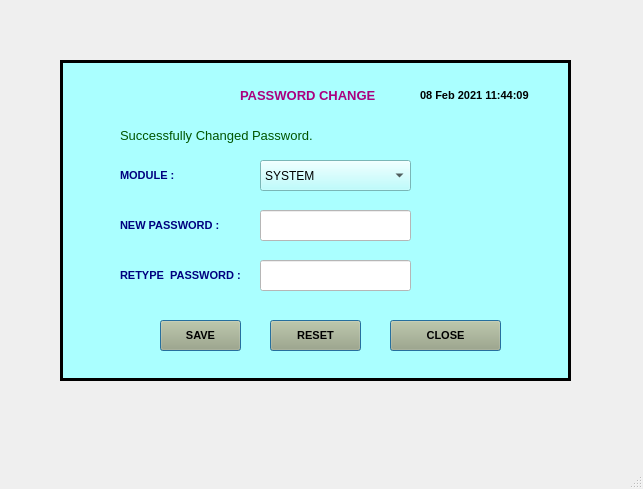
<?xml version="1.0" encoding="UTF-8"?>
<ui version="4.0">
 <class>MainWindow</class>
 <widget class="QMainWindow" name="MainWindow">
  <property name="geometry">
   <rect>
    <x>0</x>
    <y>0</y>
    <width>643</width>
    <height>489</height>
   </rect>
  </property>
  <property name="windowTitle">
   <string>MainWindow</string>
  </property>
  <widget class="QWidget" name="centralwidget">
   <widget class="QFrame" name="frame">
    <property name="geometry">
     <rect>
      <x>60</x>
      <y>60</y>
      <width>511</width>
      <height>321</height>
     </rect>
    </property>
    <property name="autoFillBackground">
     <bool>false</bool>
    </property>
    <property name="styleSheet">
     <string notr="true">background-color: rgb(170, 255, 255);
</string>
    </property>
    <property name="frameShape">
     <enum>QFrame::Box</enum>
    </property>
    <property name="frameShadow">
     <enum>QFrame::Plain</enum>
    </property>
    <property name="lineWidth">
     <number>3</number>
    </property>
    <widget class="QLabel" name="label">
     <property name="geometry">
      <rect>
       <x>360</x>
       <y>20</y>
       <width>111</width>
       <height>31</height>
      </rect>
     </property>
     <property name="font">
      <font>
       <family>Arial</family>
       <pointsize>8</pointsize>
       <weight>75</weight>
       <bold>true</bold>
      </font>
     </property>
     <property name="text">
      <string>08 Feb 2021 11:44:09</string>
     </property>
    </widget>
    <widget class="QLabel" name="label_2">
     <property name="geometry">
      <rect>
       <x>60</x>
       <y>60</y>
       <width>371</width>
       <height>31</height>
      </rect>
     </property>
     <property name="font">
      <font>
       <family>Arial</family>
       <pointsize>10</pointsize>
      </font>
     </property>
     <property name="styleSheet">
      <string notr="true">color: rgb(0, 85, 0);</string>
     </property>
     <property name="text">
      <string>Successfully Changed Password.</string>
     </property>
    </widget>
    <widget class="QPushButton" name="pushButton_6">
     <property name="geometry">
      <rect>
       <x>100</x>
       <y>260</y>
       <width>81</width>
       <height>31</height>
      </rect>
     </property>
     <property name="font">
      <font>
       <family>Arial</family>
       <pointsize>8</pointsize>
       <weight>75</weight>
       <bold>true</bold>
      </font>
     </property>
     <property name="styleSheet">
      <string notr="true">background-color: rgb(170, 170, 127);
</string>
     </property>
     <property name="text">
      <string>SAVE</string>
     </property>
     <property name="autoDefault">
      <bool>true</bool>
     </property>
     <property name="default">
      <bool>true</bool>
     </property>
     <property name="flat">
      <bool>false</bool>
     </property>
    </widget>
    <widget class="QPushButton" name="pushButton_8">
     <property name="geometry">
      <rect>
       <x>330</x>
       <y>260</y>
       <width>111</width>
       <height>31</height>
      </rect>
     </property>
     <property name="font">
      <font>
       <family>Arial</family>
       <pointsize>8</pointsize>
       <weight>75</weight>
       <bold>true</bold>
      </font>
     </property>
     <property name="styleSheet">
      <string notr="true">background-color: rgb(170, 170, 127);
</string>
     </property>
     <property name="text">
      <string>CLOSE</string>
     </property>
     <property name="autoDefault">
      <bool>true</bool>
     </property>
     <property name="default">
      <bool>true</bool>
     </property>
     <property name="flat">
      <bool>false</bool>
     </property>
    </widget>
    <widget class="QLabel" name="label_4">
     <property name="geometry">
      <rect>
       <x>180</x>
       <y>20</y>
       <width>141</width>
       <height>31</height>
      </rect>
     </property>
     <property name="font">
      <font>
       <family>Arial</family>
       <pointsize>10</pointsize>
       <weight>75</weight>
       <bold>true</bold>
      </font>
     </property>
     <property name="styleSheet">
      <string notr="true">color: rgb(170, 0, 127);</string>
     </property>
     <property name="text">
      <string>PASSWORD CHANGE</string>
     </property>
    </widget>
    <widget class="QPushButton" name="pushButton_7">
     <property name="geometry">
      <rect>
       <x>210</x>
       <y>260</y>
       <width>91</width>
       <height>31</height>
      </rect>
     </property>
     <property name="font">
      <font>
       <family>Arial</family>
       <pointsize>8</pointsize>
       <weight>75</weight>
       <bold>true</bold>
      </font>
     </property>
     <property name="styleSheet">
      <string notr="true">background-color: rgb(170, 170, 127);
</string>
     </property>
     <property name="text">
      <string>RESET</string>
     </property>
     <property name="autoDefault">
      <bool>true</bool>
     </property>
     <property name="default">
      <bool>true</bool>
     </property>
     <property name="flat">
      <bool>false</bool>
     </property>
    </widget>
    <widget class="QComboBox" name="comboBox">
     <property name="geometry">
      <rect>
       <x>200</x>
       <y>100</y>
       <width>151</width>
       <height>31</height>
      </rect>
     </property>
     <item>
      <property name="text">
       <string>SYSTEM</string>
      </property>
     </item>
    </widget>
    <widget class="QLabel" name="label_3">
     <property name="geometry">
      <rect>
       <x>60</x>
       <y>100</y>
       <width>61</width>
       <height>31</height>
      </rect>
     </property>
     <property name="font">
      <font>
       <family>Arial</family>
       <pointsize>8</pointsize>
       <weight>75</weight>
       <bold>true</bold>
      </font>
     </property>
     <property name="styleSheet">
      <string notr="true">color: rgb(0, 0, 127);</string>
     </property>
     <property name="text">
      <string>MODULE :</string>
     </property>
    </widget>
    <widget class="QLabel" name="label_5">
     <property name="geometry">
      <rect>
       <x>60</x>
       <y>150</y>
       <width>101</width>
       <height>31</height>
      </rect>
     </property>
     <property name="font">
      <font>
       <family>Arial</family>
       <pointsize>8</pointsize>
       <weight>75</weight>
       <bold>true</bold>
      </font>
     </property>
     <property name="styleSheet">
      <string notr="true">color: rgb(0, 0, 127);</string>
     </property>
     <property name="text">
      <string>NEW PASSWORD :</string>
     </property>
    </widget>
    <widget class="QLineEdit" name="lineEdit">
     <property name="geometry">
      <rect>
       <x>200</x>
       <y>150</y>
       <width>151</width>
       <height>31</height>
      </rect>
     </property>
     <property name="font">
      <font>
       <family>Arial</family>
       <pointsize>10</pointsize>
       <weight>75</weight>
       <bold>true</bold>
      </font>
     </property>
     <property name="styleSheet">
      <string notr="true">background-color: rgb(255, 255, 255);</string>
     </property>
     <property name="echoMode">
      <enum>QLineEdit::Password</enum>
     </property>
    </widget>
    <widget class="QLabel" name="label_6">
     <property name="geometry">
      <rect>
       <x>60</x>
       <y>200</y>
       <width>131</width>
       <height>31</height>
      </rect>
     </property>
     <property name="font">
      <font>
       <family>Arial</family>
       <pointsize>8</pointsize>
       <weight>75</weight>
       <bold>true</bold>
      </font>
     </property>
     <property name="styleSheet">
      <string notr="true">color: rgb(0, 0, 127);</string>
     </property>
     <property name="text">
      <string>RETYPE  PASSWORD :</string>
     </property>
    </widget>
    <widget class="QLineEdit" name="lineEdit_2">
     <property name="geometry">
      <rect>
       <x>200</x>
       <y>200</y>
       <width>151</width>
       <height>31</height>
      </rect>
     </property>
     <property name="font">
      <font>
       <family>Arial</family>
       <pointsize>10</pointsize>
       <weight>75</weight>
       <bold>true</bold>
      </font>
     </property>
     <property name="styleSheet">
      <string notr="true">background-color: rgb(255, 255, 255);</string>
     </property>
     <property name="echoMode">
      <enum>QLineEdit::Password</enum>
     </property>
    </widget>
   </widget>
  </widget>
  <widget class="QMenuBar" name="menubar">
   <property name="geometry">
    <rect>
     <x>0</x>
     <y>0</y>
     <width>643</width>
     <height>21</height>
    </rect>
   </property>
  </widget>
  <widget class="QStatusBar" name="statusbar"/>
 </widget>
 <resources/>
 <connections/>
</ui>
